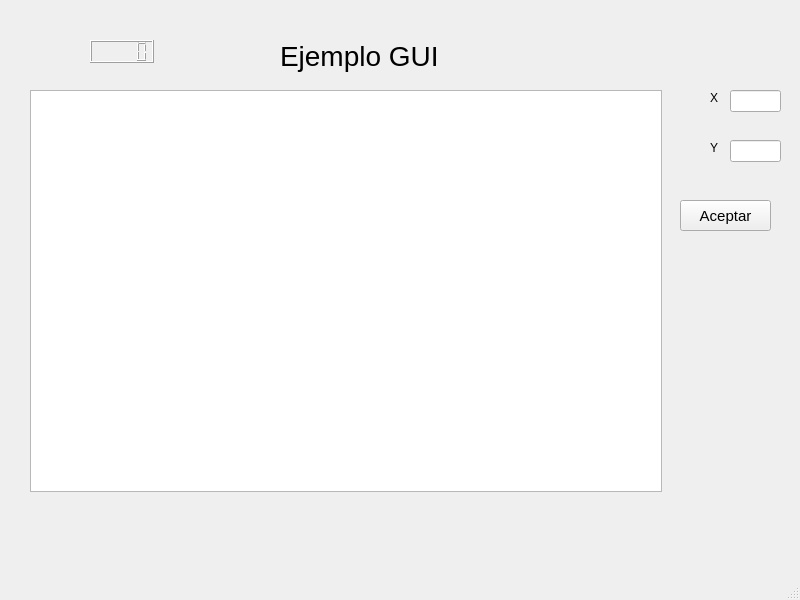
<?xml version="1.0" encoding="UTF-8"?>
<ui version="4.0">
 <class>MainWindow</class>
 <widget class="QMainWindow" name="MainWindow">
  <property name="geometry">
   <rect>
    <x>0</x>
    <y>0</y>
    <width>800</width>
    <height>600</height>
   </rect>
  </property>
  <property name="windowTitle">
   <string>MainWindow</string>
  </property>
  <widget class="QWidget" name="centralwidget">
   <widget class="QLabel" name="lbl_Bienvenida">
    <property name="geometry">
     <rect>
      <x>280</x>
      <y>30</y>
      <width>191</width>
      <height>51</height>
     </rect>
    </property>
    <property name="font">
     <font>
      <pointsize>21</pointsize>
     </font>
    </property>
    <property name="text">
     <string>Ejemplo GUI</string>
    </property>
   </widget>
   <widget class="QLineEdit" name="le_x">
    <property name="geometry">
     <rect>
      <x>730</x>
      <y>90</y>
      <width>51</width>
      <height>22</height>
     </rect>
    </property>
   </widget>
   <widget class="QPushButton" name="btn_Aceptar">
    <property name="geometry">
     <rect>
      <x>680</x>
      <y>200</y>
      <width>91</width>
      <height>31</height>
     </rect>
    </property>
    <property name="font">
     <font>
      <pointsize>11</pointsize>
     </font>
    </property>
    <property name="text">
     <string>Aceptar</string>
    </property>
   </widget>
   <widget class="QGraphicsView" name="graphicsView">
    <property name="geometry">
     <rect>
      <x>30</x>
      <y>90</y>
      <width>632</width>
      <height>402</height>
     </rect>
    </property>
   </widget>
   <widget class="QLCDNumber" name="lcdNumber">
    <property name="geometry">
     <rect>
      <x>90</x>
      <y>40</y>
      <width>64</width>
      <height>23</height>
     </rect>
    </property>
   </widget>
   <widget class="QLineEdit" name="le_y">
    <property name="geometry">
     <rect>
      <x>730</x>
      <y>140</y>
      <width>51</width>
      <height>22</height>
     </rect>
    </property>
   </widget>
   <widget class="QLabel" name="label">
    <property name="geometry">
     <rect>
      <x>710</x>
      <y>90</y>
      <width>21</width>
      <height>16</height>
     </rect>
    </property>
    <property name="text">
     <string>X</string>
    </property>
   </widget>
   <widget class="QLabel" name="label_2">
    <property name="geometry">
     <rect>
      <x>710</x>
      <y>140</y>
      <width>21</width>
      <height>16</height>
     </rect>
    </property>
    <property name="text">
     <string>Y</string>
    </property>
   </widget>
  </widget>
  <widget class="QMenuBar" name="menubar">
   <property name="geometry">
    <rect>
     <x>0</x>
     <y>0</y>
     <width>800</width>
     <height>22</height>
    </rect>
   </property>
  </widget>
  <widget class="QStatusBar" name="statusbar"/>
 </widget>
 <resources/>
 <connections/>
</ui>
